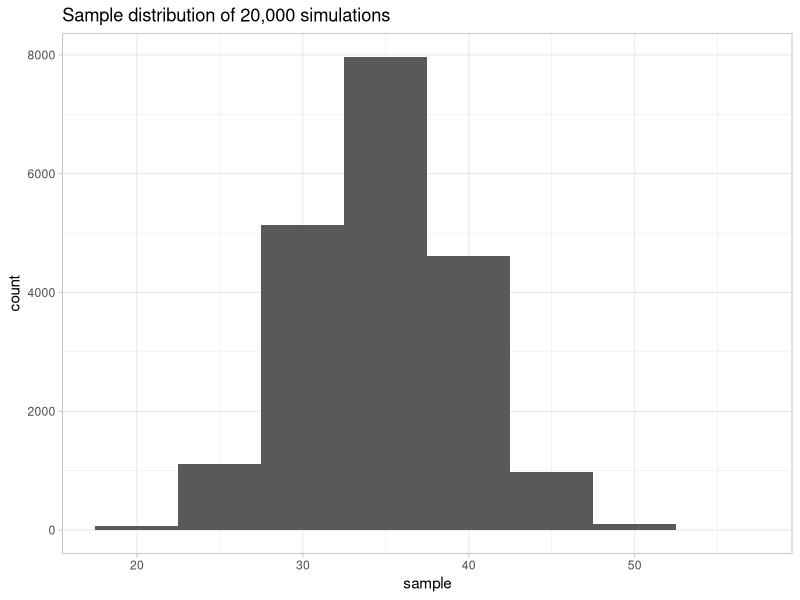
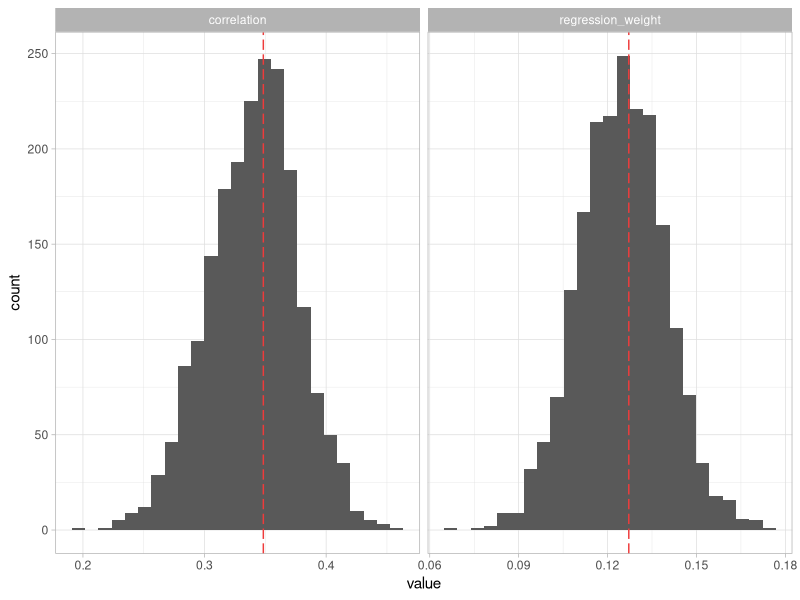
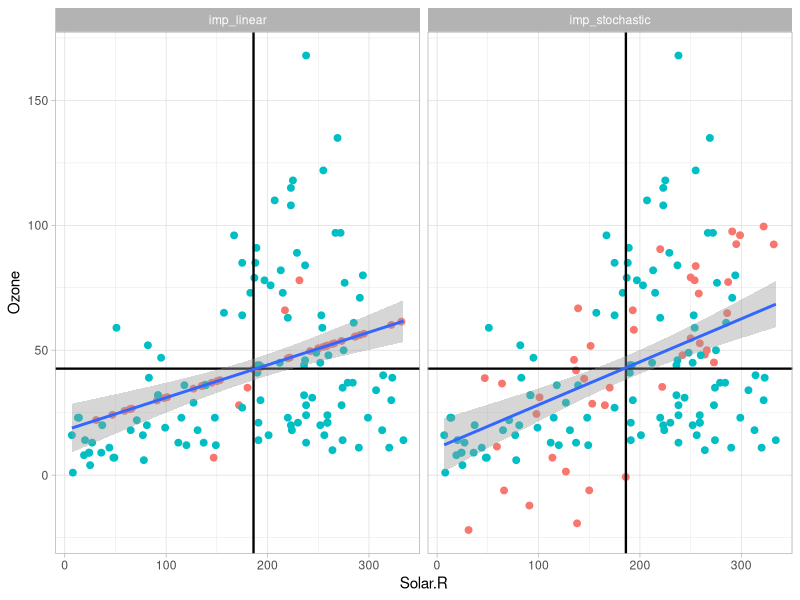

The R script that drew these images, in order:
## ---- chunk 1
knitr::opts_chunk$set(echo = TRUE, warning = FALSE, message = FALSE, fig.align = "center")
## ---- chunk 2
library(data.table)
library(ggplot2)
library(scales)
library(mice)
library(flextable)

tidy <- broom::tidy
## ---- chunk 3

simulations <-20000

complete_cases <-
data.table(sample = sapply(1:simulations, function(x,rows, no_empty_prop){
  
  mean(
rbinom(rows,1,no_empty_prop) & rbinom(rows,1,no_empty_prop)& 
  rbinom(rows,1,no_empty_prop)& rbinom(rows,1,no_empty_prop)& 
  rbinom(rows,1,no_empty_prop)& rbinom(rows,1,no_empty_prop) & 
  rbinom(rows,1,no_empty_prop)& rbinom(rows,1,no_empty_prop)& 
  rbinom(rows,1,no_empty_prop)& rbinom(rows,1,no_empty_prop)
) * 100

}, rows = 100, no_empty_prop =0.9))

## ---- chunk 4

ggplot(complete_cases,aes(sample))+
  geom_histogram(binwidth = 5)+
  theme_light()+
  ggtitle(paste0("Sample distribution of ", comma(simulations,accuracy = 1)," simulations"))

## ---- chunk 5
data <- airquality[, c("Ozone", "Solar.R")]
data$Complete <- complete.cases(data)

imp_stochastic <- mice(data, method = "norm.nob", m = 1, maxit = 1,
                       seed = 2, print = FALSE)

cor_result <- with(complete(imp_stochastic), cor(`Ozone`,`Solar.R`))

## ---- chunk 6

original_cor <- with(data[data$Complete==TRUE,], cor(`Ozone`,`Solar.R`))
original_weight <- lm(`Ozone`~ `Solar.R`, 
                      data = data[data$Complete==TRUE,])$coefficients[2]

stochastic_simulation <-
rbindlist(
  lapply(1:2000, function(x){
    
    imp_stochastic <- mice(data, method = "norm.nob", m = 1, maxit = 1,
                           seed = x, print = FALSE)
    
    data.table(correlation = with(complete(imp_stochastic),
                                 cor(`Ozone`,`Solar.R`)),
               regression_weight = lm(`Ozone`~ `Solar.R`, 
                                      data = complete(imp_stochastic))$coefficients[2],
               seed = x)
  })
 )[, melt(.SD, id.vars = "seed")
 ][, original_value := fifelse(variable == "correlation", original_cor, original_weight)]


ggplot(stochastic_simulation, aes(value))+
  geom_histogram(bins = 25)+
  geom_vline(aes(xintercept = original_value), color = "brown2", linetype = 5)+
  facet_wrap(~variable, scales = "free_x")+
  theme_light()

## ---- chunk 7
stochastic_simulation[variable == "correlation", 
                      value |> summary() |> tidy() |> as.data.table()
  ][, lapply(.SD, round, digits = 3)] |>
  flextable() |>
  theme_vanilla()
## ---- chunk 8
# 1775
max_cor_seed <- stochastic_simulation[variable == "correlation"
                                    ][order(-value), seed][1]

imp_stochastic <- mice(data, method = "norm.nob", m = 1, maxit = 1,
                       seed = max_cor_seed, print = FALSE)

imp_linear <- mice(data, method = "norm.predict", seed = 1,
                   m = 1, print = FALSE)

imp_linear_stochastic <-
base::rbind(as.data.table(complete(imp_stochastic))[, type := "imp_stochastic"],
            as.data.table(complete(imp_linear))[, type := "imp_linear"])


ggplot(imp_linear_stochastic, aes(`Solar.R`,Ozone))+
  geom_point(aes(color = Complete),size = 2)+
  geom_vline(aes(xintercept = mean(`Solar.R`), group = type), size = 0.8)+
  geom_hline(aes(yintercept = mean(`Ozone`), group = type), size = 0.8)+
  geom_smooth(method = "lm")+
  facet_wrap(~type)+
  theme_light()+
  theme(legend.position = "none")

## ---- chunk 9
imp_linear_stochastic[, .(Covariance = cov(`Solar.R`,Ozone) |> round(0),
                        `Variance Product` = (sqrt(var(`Solar.R`))* sqrt(var(Ozone)))|> round(0)),
                      .(`Importation Method` = type)
  ][, Correlation := (Covariance/`Variance Product`)|> round(3)] |>
  flextable() |>
  theme_vanilla()
